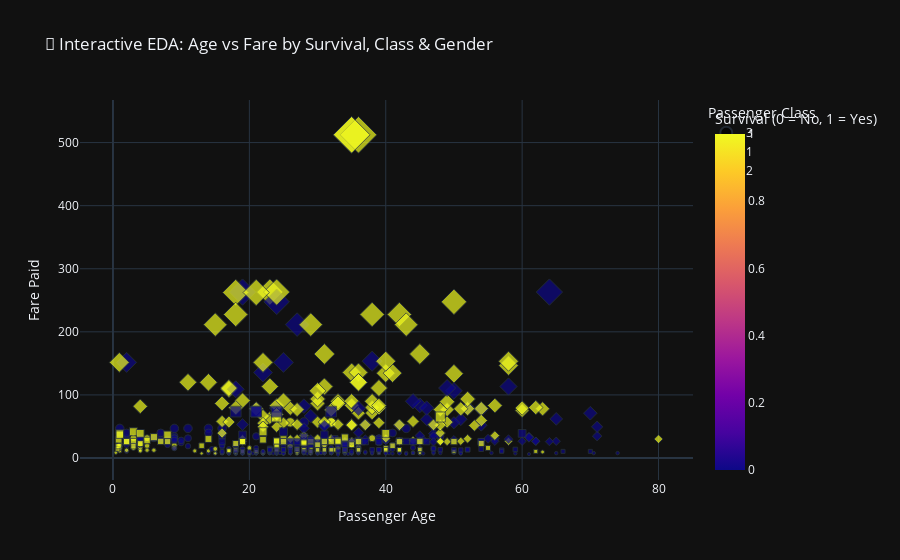

Write notebook code for a chart like this one.
### Code cell
import plotly.express as px
import plotly.io as pio

pio.kaleido.scope.default_format = "png"

# Plotly interactive scatter plot
fig = px.scatter(
    df,
    x='Age',
    y='Fare',
    color='Survived',
    symbol='Pclass',
    size='Fare',
    hover_data=['Sex', 'Embarked'],
    labels={
        'Age': 'Passenger Age',
        'Fare': 'Fare Paid',
        'Survived': 'Survival (0 = No, 1 = Yes)',
        'Pclass': 'Passenger Class'
    },
    color_discrete_map={0: 'red', 1: 'green'},
    title="🧭 Interactive EDA: Age vs Fare by Survival, Class & Gender",
    template='plotly_dark'
)

# Save the figure
fig.write_image("../visuals/interactive_scatter_plot.png")

# Show the figure
fig.show()

### Figure 1 — Plotly figure (JSON) as saved in the notebook; plotly's stock layout.template omitted (floating-point values rounded to 4 significant figures; data arrays with more than 128 entries replaced by an {"elided": "..."} marker saying what was removed)
{"data": [{"customdata": {"elided": "491x2 str values"}, "hovertemplate": "Passenger Class=3<br>Passenger Age=%{x}<br>Fare Paid=%{marker.size}<br>Sex=%{customdata[0]}<br>Embarked=%{customdata[1]}<br>Survival (0 = No, 1 = Yes)=%{marker.color}<extra></extra>", "legendgroup": "3", "marker": {"color": {"elided": "491 int values"}, "coloraxis": "coloraxis", "size": {"elided": "491 float values"}, "sizemode": "area", "sizeref": 1.281, "symbol": "circle"}, "mode": "markers", "name": "3", "orientation": "v", "showlegend": true, "type": "scatter", "x": {"elided": "491 float values"}, "xaxis": "x", "y": {"elided": "491 float values"}, "yaxis": "y"}, {"customdata": {"elided": "216x2 str values"}, "hovertemplate": "Passenger Class=1<br>Passenger Age=%{x}<br>Fare Paid=%{marker.size}<br>Sex=%{customdata[0]}<br>Embarked=%{customdata[1]}<br>Survival (0 = No, 1 = Yes)=%{marker.color}<extra></extra>", "legendgroup": "1", "marker": {"color": {"elided": "216 int values"}, "coloraxis": "coloraxis", "size": {"elided": "216 float values"}, "sizemode": "area", "sizeref": 1.281, "symbol": "diamond"}, "mode": "markers", "name": "1", "orientation": "v", "showlegend": true, "type": "scatter", "x": {"elided": "216 float values"}, "xaxis": "x", "y": {"elided": "216 float values"}, "yaxis": "y"}, {"customdata": {"elided": "184x2 str values"}, "hovertemplate": "Passenger Class=2<br>Passenger Age=%{x}<br>Fare Paid=%{marker.size}<br>Sex=%{customdata[0]}<br>Embarked=%{customdata[1]}<br>Survival (0 = No, 1 = Yes)=%{marker.color}<extra></extra>", "legendgroup": "2", "marker": {"color": {"elided": "184 int values"}, "coloraxis": "coloraxis", "size": {"elided": "184 float values"}, "sizemode": "area", "sizeref": 1.281, "symbol": "square"}, "mode": "markers", "name": "2", "orientation": "v", "showlegend": true, "type": "scatter", "x": {"elided": "184 float values"}, "xaxis": "x", "y": {"elided": "184 float values"}, "yaxis": "y"}], "layout": {"coloraxis": {"colorbar": {"title": {"text": "Survival (0 = No, 1 = Yes)"}}, "colorscale": [[0, "#0d0887"], [0.1111, "#46039f"], [0.2222, "#7201a8"], [0.3333, "#9c179e"], [0.4444, "#bd3786"], [0.5556, "#d8576b"], [0.6667, "#ed7953"], [0.7778, "#fb9f3a"], [0.8889, "#fdca26"], [1, "#f0f921"]]}, "legend": {"itemsizing": "constant", "title": {"text": "Passenger Class"}, "tracegroupgap": 0}, "title": {"text": "🧭 Interactive EDA: Age vs Fare by Survival, Class & Gender"}, "xaxis": {"anchor": "y", "domain": [0, 1], "title": {"text": "Passenger Age"}}, "yaxis": {"anchor": "x", "domain": [0, 1], "title": {"text": "Fare Paid"}}}}
